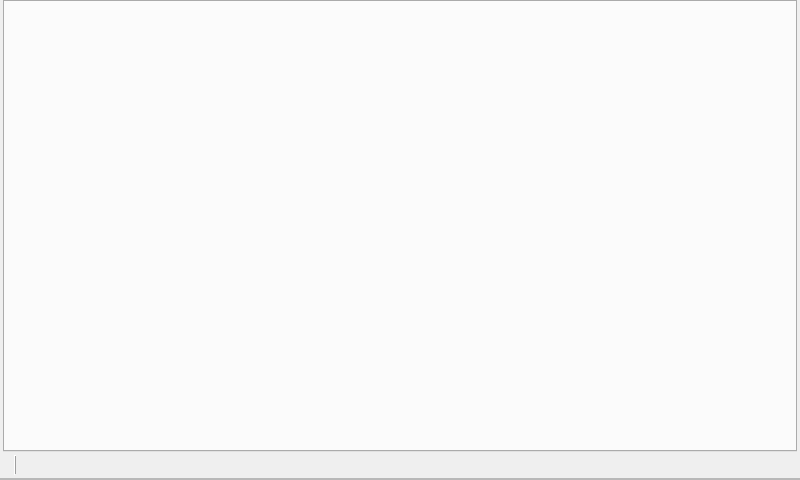
<?xml version="1.0" encoding="UTF-8"?>
<ui version="4.0">
 <class>Widget</class>
 <widget class="QWidget" name="Widget">
  <property name="geometry">
   <rect>
    <x>0</x>
    <y>0</y>
    <width>800</width>
    <height>480</height>
   </rect>
  </property>
  <property name="font">
   <font>
    <family>Microsoft YaHei UI</family>
    <pointsize>10</pointsize>
   </font>
  </property>
  <property name="windowTitle">
   <string>Tool</string>
  </property>
  <property name="windowIcon">
   <iconset resource="img.qrc">
    <normaloff>:/img/query.png</normaloff>:/img/query.png</iconset>
  </property>
  <layout class="QVBoxLayout" name="verticalLayout">
   <property name="spacing">
    <number>3</number>
   </property>
   <property name="margin">
    <number>0</number>
   </property>
   <item>
    <layout class="QHBoxLayout" name="horizontalLayoutTop"/>
   </item>
   <item>
    <layout class="QVBoxLayout" name="verticalLayout_2">
     <property name="leftMargin">
      <number>3</number>
     </property>
     <property name="rightMargin">
      <number>3</number>
     </property>
     <item>
      <widget class="QTabWidget" name="tabWidget">
       <property name="currentIndex">
        <number>-1</number>
       </property>
       <property name="iconSize">
        <size>
         <width>16</width>
         <height>16</height>
        </size>
       </property>
      </widget>
     </item>
    </layout>
   </item>
   <item>
    <layout class="QHBoxLayout" name="horizontalLayout_2">
     <item>
      <widget class="QLabel" name="labelTip">
       <property name="text">
        <string/>
       </property>
      </widget>
     </item>
     <item>
      <widget class="Line" name="lineSeparator">
       <property name="frameShadow">
        <enum>QFrame::Raised</enum>
       </property>
       <property name="orientation">
        <enum>Qt::Vertical</enum>
       </property>
      </widget>
     </item>
     <item>
      <widget class="QLabel" name="labelActive">
       <property name="text">
        <string/>
       </property>
      </widget>
     </item>
     <item>
      <spacer name="horizontalSpacer">
       <property name="orientation">
        <enum>Qt::Horizontal</enum>
       </property>
       <property name="sizeHint" stdset="0">
        <size>
         <width>40</width>
         <height>20</height>
        </size>
       </property>
      </spacer>
     </item>
    </layout>
   </item>
   <item>
    <widget class="QFrame" name="frameStatus">
     <property name="frameShape">
      <enum>QFrame::StyledPanel</enum>
     </property>
     <property name="frameShadow">
      <enum>QFrame::Raised</enum>
     </property>
     <layout class="QHBoxLayout" name="horizontalLayout">
      <property name="margin">
       <number>0</number>
      </property>
     </layout>
    </widget>
   </item>
  </layout>
 </widget>
 <layoutdefault spacing="6" margin="11"/>
 <resources>
  <include location="img.qrc"/>
 </resources>
 <connections/>
</ui>
